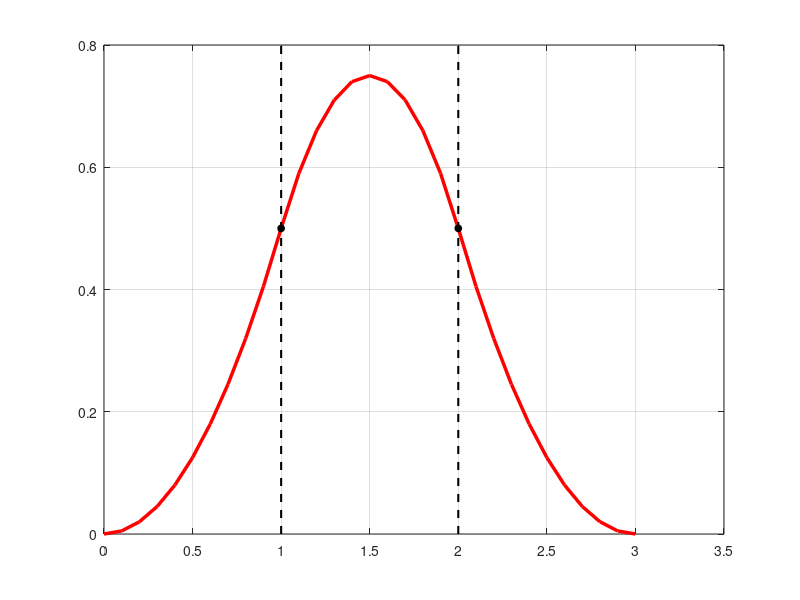

Recreate this plot in MATLAB.
% График функции g(t), представляющий собой свёртку f(t) и h(t)
t1 = [0:0.1:1];
g1 = t1.^2 / 2;
t2 = [1:0.1:2];
g2 = -t2.^2 + 3*t2 - 3/2;
t3 = [2:0.1:3];
g3 = t3.^2 / 2 - 3*t3 + 9/2;

% Конкатенация векторов-строк
t = [t1 t2 t3];
g = [g1 g2 g3];

plot(t, g, 'r-', 'LineWidth', 2.5)
grid on
hold on

%--------------------------------------------
x_mark = [1 2];
y_mark = [0.5 0.5];
plot(x_mark, y_mark, 'k.', 'Marker', 'o', 'MarkerSize', 5,...
    'MarkerFaceColor', 'k')
plot([1 1], [0 0.8], 'k--', 'LineWidth', 1.5)
plot([2 2], [0 0.8], 'k--', 'LineWidth', 1.5)
axis([0 3.5 0 0.8])
